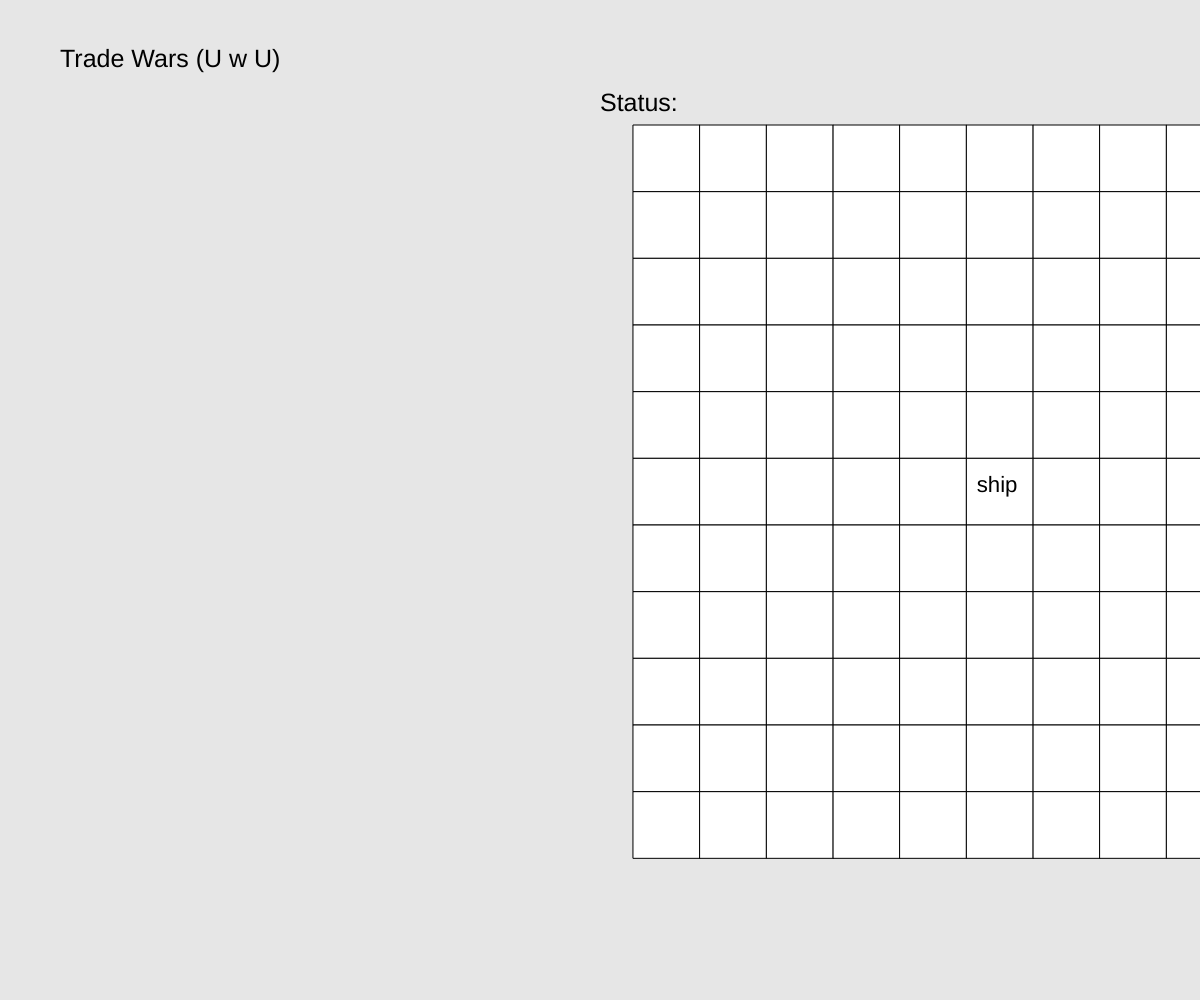
Frame 1 (no input)
Frame 60 (no input): identical to frame 1, image omitted
Frame 120 (the mouse pressed at the canvas centre since frame 60): identical to frame 1, image omitted

The p5.js sketch that drew this single still picture (run headless with seeded random() and noise() and a simulated clock; from frame 60 on, the mouse is pressed at the canvas centre):

// p5.js sketch
// ── sketch.js
var tiles = []
var shipcoords = [5, 5]

function setup() {
  createCanvas(windowWidth, windowHeight);
  initializeGrid();
}

function draw() {
  background(230)
  //line(windowWidth / 2, 0, windowWidth / 2, windowHeight)
  fill(0)
  textSize(25)
  text("Trade Wars (U w U)", windowWidth / 20, windowHeight / 15);
  text("Status: ", windowWidth / 2, windowHeight / 9)
  text("Credits: 6", 3 * (windowWidth / 4), windowHeight / 4);
  text("Cargo:", 3 * (windowWidth / 4), windowHeight / 2);
  fill(255)
  drawGrid();
}

function initializeGrid() {
  var y = windowHeight / 8;
  squareSize = windowHeight / 15;

  for (var i = 0; i < 11; ++i) {
    tiles[i] = []
    var x = (windowHeight / 15) * 10 - squareSize / 2;
    for (var j = 0; j < 11; ++j) {
        tiles[i][j] = initializeTile(x, y, squareSize)
        x += squareSize
    }
    y += squareSize;
  }
}

function initializeTile(x, y, size) {
  return {
    x: x,
    y: y,
    size: size,

    draw: function() {
      fill(255)
      square(this.x, this.y, this.size)
    }
  }
}

function drawGrid() {
  for (var i = 0; i < 11; ++i) {
    for (var j = 0; j < 11; ++j) {
        tiles[i][j].draw()
        if (shipIsHere(i, j)) {
            drawShip(tiles[i][j])
        }
    }
  }
}

function shipIsHere(x, y) {
    shipX = shipcoords[0]
    shipY = shipcoords[1]
    return x == shipX && y == shipY

}

function drawShip(tile) {
    fill(0)
    textSize(tile.size / 3)
    text("ship", tile.x + 10, tile.y + tile.size / 2);
}

function moveShip(direction) {
    shiptile = tiles[shipcoords[0]][shipcoords[1]]
    var i = shipcoords[0]
    var j = shipcoords[1]

    switch(direction) {
        case "west":
            if (legalMovement(i, j, direction)) {
                shipcoords = [i, j - 1]
            }
            break
        case "east":
            if (legalMovement(i, j, direction)) {
                shipcoords = [i, j + 1]
            }
            break
        case "north":
            if (legalMovement(i, j, direction)) {
                shipcoords = [i - 1, j]
            }
            break
        case "south":
            if (legalMovement(i, j, direction)) {
                shipcoords = [i + 1, j]
            }
            break
    }
}

function legalMovement(i, j, direction) {
    switch(direction) {
        case "west":
            return (j - 1) >= 0
        case "east":
            return (j + 1) <= 10
        case "north":
            return (i - 1) >= 0
        case "south":
            return (i + 1) <= 10
        }
}

function keyTyped() {
    switch(key) {
        case "a":
            moveShip('west')
            break
        case "d":
            moveShip('east')
            break
        case "w":
            moveShip('north')
            break
        case "s":
            moveShip('south')
            break
     }
}
